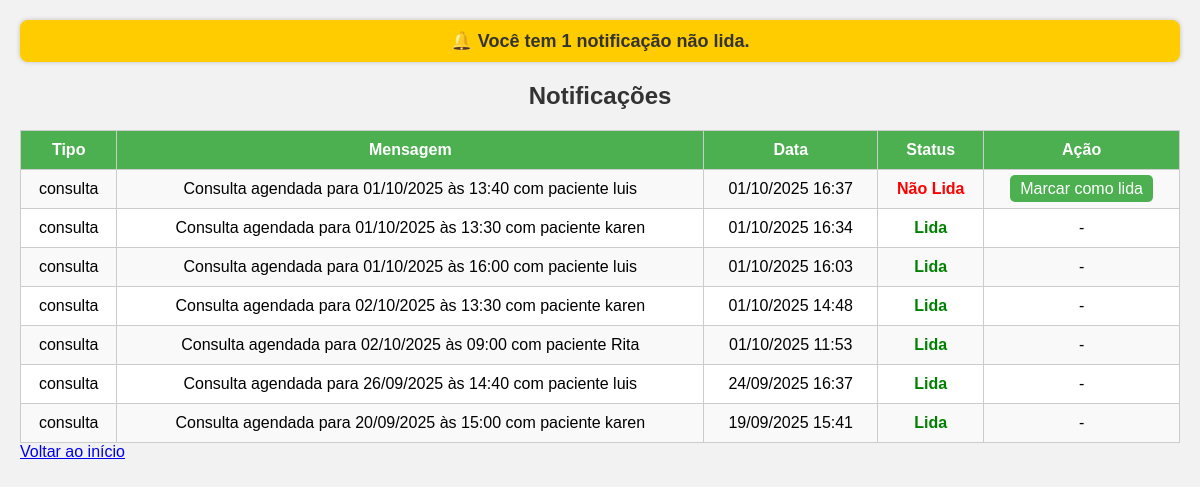
Page /views/notificacao/listar.php (signed in) on the committed database.
### tables this page shows
CREATE TABLE `notificacoes` (
  `id` int(10) UNSIGNED NOT NULL,
  `usuario_id` int(10) UNSIGNED NOT NULL,
  `tipo` varchar(50) NOT NULL,
  `mensagem` text NOT NULL,
  `lida` tinyint(1) DEFAULT 0,
  `data` timestamp NOT NULL DEFAULT current_timestamp()
);

### models/Notificacao.php (called while the page is built, shortened)
<?php
if (!class_exists('Notificacao')) {
    include_once __DIR__ . '/../config.php';
    class Notificacao {
        public static function listarPorUsuario($usuario_id){
            global $pdo;
            $stmt = $pdo->prepare("
                SELECT n.*, u.nome AS usuario_nome
                FROM notificacoes n
                LEFT JOIN usuarios u ON n.usuario_id = u.id
                WHERE n.usuario_id = ?
                ORDER BY n.data DESC
            ");
            $stmt->execute([$usuario_id]);
            return $stmt->fetchAll(PDO::FETCH_ASSOC);
        }
        public static function contarNaoLidas($usuario_id){
            global $pdo;
            $stmt = $pdo->prepare("SELECT COUNT(*) AS total FROM notificacoes WHERE usuario_id = ? AND lida = 0");
            $stmt->execute([$usuario_id]);
            $res = $stmt->fetch(PDO::FETCH_ASSOC);
            return $res['total'];
        }
    }
}
?>

### views/notificacao/listar.php (the view, shortened to what this page needs)
<?php
include '../../models/Notificacao.php';
$notificacoes = Notificacao::listarPorUsuario($_SESSION['id_usuario']);
$naoLidas = Notificacao::contarNaoLidas($_SESSION['id_usuario']);
?>
<!DOCTYPE html>
<html lang="pt-br">
<head>
</head>
<body>
<div class="contador">
    🔔 Você tem <strong><?= $naoLidas ?></strong> notificação<?= $naoLidas != 1 ? 'es' : '' ?> não lida<?= $naoLidas != 1 ? 's' : '' ?>.
</div>
<h2>Notificações</h2>
<table>
    <tr>
        <th>Tipo</th>
        <th>Mensagem</th>
        <th>Data</th>
        <th>Status</th>
        <th>Ação</th>
    </tr>
    <?php if (empty($notificacoes)): ?>
        <tr><td colspan="5">Nenhuma notificação encontrada.</td></tr>
    <?php else: ?>
        <?php foreach ($notificacoes as $n): ?>
            <tr>
                <td><?= htmlspecialchars($n['tipo']) ?></td>
                <td>
                    <?php
                        $mensagem = $n['mensagem'];
                        if (preg_match('/(\d{4}-\d{2}-\d{2})\s+às\s+(\d{2}:\d{2})/', $mensagem, $matches)) {
                            $dataHora = new DateTime($matches[1] . ' ' . $matches[2]);
                            $mensagem = str_replace($matches[0], $dataHora->format('d/m/Y \à\s H:i'), $mensagem);
                        }
                        echo htmlspecialchars($mensagem);
                    ?>
                </td>
                <td>
                    <?php
                        $data = new DateTime($n['data']);
                        echo $data->format('d/m/Y H:i');
                    ?>
                </td>
                <td class="<?= $n['lida'] ? 'lida' : 'nao-lida' ?>">
                    <?= $n['lida'] ? 'Lida' : 'Não Lida' ?>
                </td>
                <td>
                    <?php if (!$n['lida']): ?>
                        <a class="botao" href="../../controllers/NotificacaoController.php?acao=lida&id=<?= $n['id'] ?>">Marcar como lida</a>
                    <?php else: ?> - <?php endif; ?>
                </td>
            </tr>
        <?php endforeach; ?>
    <?php endif; ?>
</table>
<a href="../dashboard.php">Voltar ao início</a>
</body>
</html>

### views/notificacao/listar.php (style rules this page uses)
body { font-family: Arial, sans-serif; background: #f2f2f2; margin: 0; padding: 20px; }
h2 { text-align: center; color: #333; }
.contador { background: #ffcc00; color: #333; font-size: 18px; font-weight: bold; text-align: center; padding: 10px; border-radius: 8px; margin-bottom: 15px; box-shadow: 0 0 5px rgba(0,0,0,0.2); }
table { width: 100%; border-collapse: collapse; background: #fff; }
th, td { border: 1px solid #ccc; padding: 10px; text-align: center; }
th { background: #4CAF50; color: white; }
tr:nth-child(even) { background: #f9f9f9; }
a.botao { background: #4CAF50; color: white; padding: 5px 10px; text-decoration: none; border-radius: 5px; }
.lida { color: green; font-weight: bold; }
.nao-lida { color: red; font-weight: bold; }

### rows in the picture
notificacoes: tipo "consulta", mensagem "Consulta agendada para 01/10/2025 às 13:40 com paciente luis", data "01/10/2025 16:37", lida "Não Lida"
notificacoes: tipo "consulta", mensagem "Consulta agendada para 01/10/2025 às 13:30 com paciente karen", data "01/10/2025 16:34", lida "Lida"
notificacoes: tipo "consulta", mensagem "Consulta agendada para 01/10/2025 às 16:00 com paciente luis", data "01/10/2025 16:03", lida "Lida"
notificacoes: tipo "consulta", mensagem "Consulta agendada para 02/10/2025 às 13:30 com paciente karen", data "01/10/2025 14:48", lida "Lida"
notificacoes: tipo "consulta", mensagem "Consulta agendada para 02/10/2025 às 09:00 com paciente Rita", data "01/10/2025 11:53", lida "Lida"
notificacoes: tipo "consulta", mensagem "Consulta agendada para 26/09/2025 às 14:40 com paciente luis", data "24/09/2025 16:37", lida "Lida"
notificacoes: tipo "consulta", mensagem "Consulta agendada para 20/09/2025 às 15:00 com paciente karen", data "19/09/2025 15:41", lida "Lida"

### other values in the picture
$naoLidas "1"
